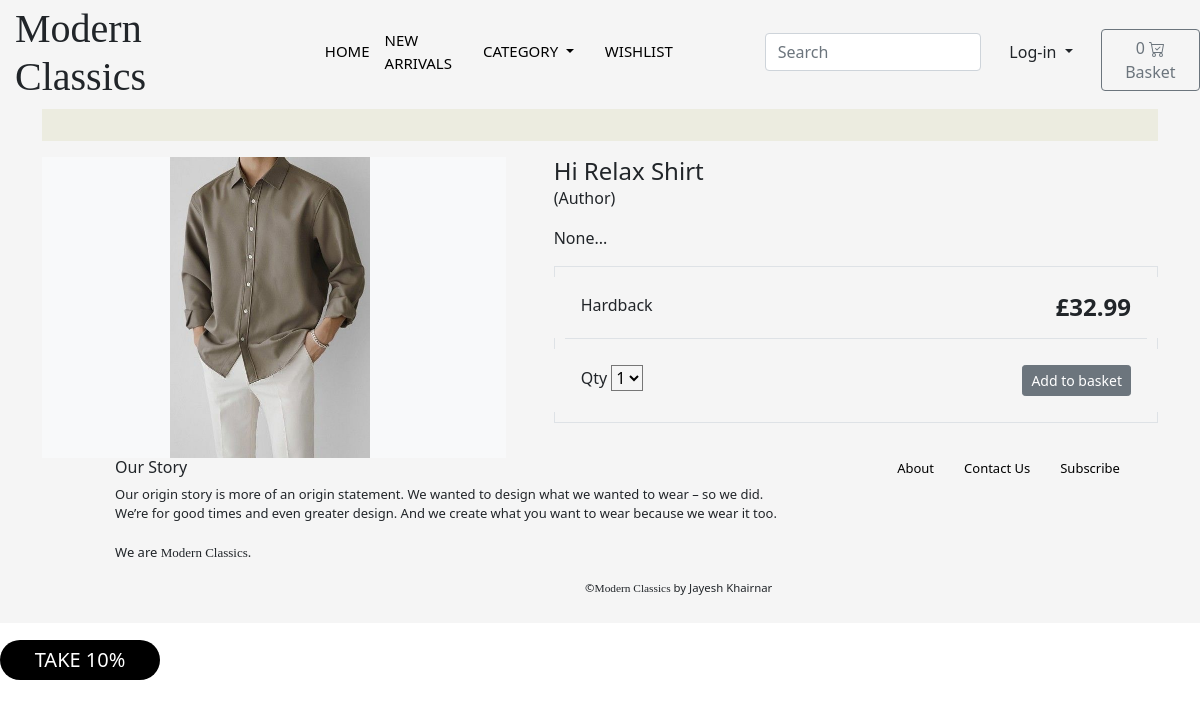
The page /hi-relax-shirt/ on the database its author committed.
### store/models.py (models this page shows, shortened)
class Product(models.Model):
    category = models.ForeignKey(Category, related_name='product', on_delete=models.CASCADE)
    created_by = models.ForeignKey(User , on_delete=models.CASCADE , related_name='product_creator')
    title = models.CharField(max_length=255)
    slug = models.SlugField(max_length=255)
    brand = models.CharField(max_length=100)
    price = models.DecimalField(max_digits=5, decimal_places=2)
    in_stock = models.BooleanField(default=True)
    is_active = models.BooleanField(default=True)
    is_wishlisted = models.BooleanField(default=False)
    description = models.CharField(
        max_length=1000, default='', blank=True, null=True)
    image = models.ImageField(upload_to='uploads/products/',default='uploads/products/default.jpg')
    image2 = models.ImageField(upload_to='uploads/products/',default='uploads/products/default.jpg')
    created = models.DateTimeField(auto_now_add=True)
    updated = models.DateTimeField(auto_now=True)
    objects = models.Manager()
    products = ProductManager()
    wishlisted = WishlistManager()
    class Meta:
        verbose_name_plural = 'Products'
        ordering=('created',)

### store/views.py (the view)
# urls.py: path('<slug:slug>/', views.product_detail, name='product_detail'),
def product_detail(request, slug):
    product= get_object_or_404(Product, slug=slug, in_stock=True)
    return render(request,'store/products/single.html',{'product':product})

### basket/basket.py (called while the page is built)
    def __len__(self):
        return sum(item['qty'] for item in self.basket.values())

### basket/context_processors.py (called while the page is built)
def basket(request):
    return {'basket': Basket(request)}

### store/context_processors.py (called while the page is built)
def categories(request):
    return{
        'categories': Category.objects.all()
    }

### store/models.py (called while the page is built)
    def get_absolute_url(self):
        return reverse("store:category_list", args=[self.slug])

### templates/store/products/single.html (shortened to what this page needs)
{% extends "../base.html" %}
{% load static %}
{% block content %}
<div class="container">
    <main class="pt-5">
        <div class="row g-3">
            <div class="col-md-5 col-lg-5 order-md-first bg-light">
                <img class="img-fluid mx-auto d-block" width="200px" alt="Responsive image" src="{{ product.image.url }}">
            </div>
            <div class="col-md-7 col-lg-7 ps-md-3 ps-lg-5">
                <h1 class="mb-0 h4">{{ product.title }}</h1>
                <p> (Author)</p>
                <p>{{ product.description|slice:":355" }}...</p>
                <div class="border">
                    <div class="col border-bottom">
                        <div class="row p-3">
                            <div class="col-6">Hardback</div>
                            <div class="col-6 text-end"><span class="h4 fw-bold">£{{ product.price }}</span></div>
                        </div>
                    </div>
                    <div class="col">
                        <div class="row p-3">
                            <div class="col-6">
                                <label for="select">Qty</label>
                                <select id="select">
                                    <option value="1">1</option>
                                </select>
                            </div>
                        <div class="col-6 text-end">
                            <button type="button" id="add-button" value="{{product.id}}" class="btn btn-secondary btn-sm">Add to basket</button>
                        </div>
                    </div>
                </div>
            </div>
        </div>
    </main>
</div>
{% endblock %}

### store/static/base.css (style rules this page uses)
* { margin-top: 0px; background-color: whitesmoke; }

### store/static/home.css (style rules this page uses)
main { margin: 0; padding: 0; overflow-x: hidden; background-color: rgb(236, 236, 224); }

### store/static/category.css (style rules this page uses)
.col { margin: 10px; }

### rows shown on the page
Product: image (picture), title "Hi Relax Shirt", description "None", price "32.99"
